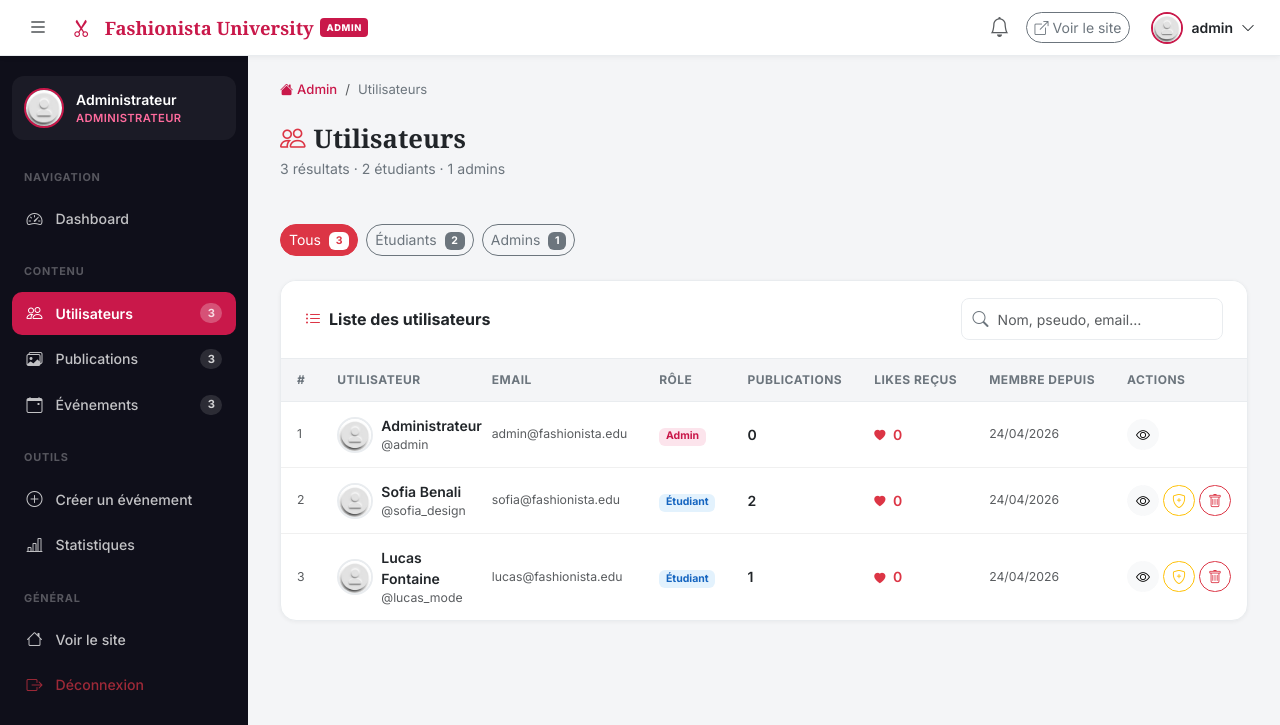
The page /admin/users.php (signed in) on the database its author committed.
### tables this page shows
CREATE TABLE `users` (
  `id`           INT(11)      NOT NULL AUTO_INCREMENT,
  `username`     VARCHAR(50)  NOT NULL UNIQUE,
  `full_name`    VARCHAR(100) NOT NULL,
  `email`        VARCHAR(150) NOT NULL UNIQUE,
  `password`     VARCHAR(255) NOT NULL,
  `bio`          TEXT,
  `avatar`       VARCHAR(255) DEFAULT 'default_avatar.png',
  `role`         ENUM('student','admin') DEFAULT 'student',
  `created_at`   DATETIME     DEFAULT CURRENT_TIMESTAMP,
  `updated_at`   DATETIME     DEFAULT CURRENT_TIMESTAMP ON UPDATE CURRENT_TIMESTAMP,
  PRIMARY KEY (`id`),
  KEY `idx_email` (`email`),
  KEY `idx_username` (`username`)
);

### includes/auth.php (called while the page is built, shortened)
<?php
function isLoggedIn(): bool {
    return isset($_SESSION['user_id']) && !empty($_SESSION['user_id']);
}
function currentUserId(): ?int {
    return isset($_SESSION['user_id']) ? (int)$_SESSION['user_id'] : null;
}
function currentUser(): ?array {
    static $user = null;
    if ($user === null) {
        $db   = getDB();
        $stmt = $db->prepare('SELECT * FROM users WHERE id = ?');
        $stmt->execute([currentUserId()]);
        $user = $stmt->fetch() ?: null;
    }
    return $user;
}
function isAdmin(): bool {
    $u = currentUser();
    return $u && $u['role'] === 'admin';
}

### admin/admin_guard.php (called while the page is built, shortened)
<?php
require_once __DIR__ . '/../includes/auth.php';
require_once __DIR__ . '/../includes/functions.php';
if (!isAdmin()) {
    setFlash('error', 'Accès réservé aux administrateurs.');
    redirect(SITE_URL . '/dashboard.php');
}

### includes/functions.php (called while the page is built, shortened)
<?php
function h(string $str): string {
    return htmlspecialchars($str, ENT_QUOTES | ENT_HTML5, 'UTF-8');
}
function csrfToken(): string {
    return $_SESSION['csrf_token'];
}
function avatarUrl(array $user): string {
    return SITE_URL . '/assets/images/default_avatar.jpg';
}
function avatarUrlFromFilename(?string $filename): string {
    return SITE_URL . '/assets/images/default_avatar.jpg';
}

### admin/users.php (the view, shortened to what this page needs)
<?php
require_once __DIR__ . '/admin_guard.php';
$activePage = 'users';
$breadcrumb = 'Utilisateurs';
$db = getDB();
$roleFilter  = $_GET['role']   ?? '';
$search      = trim($_GET['q'] ?? '');
$where  = 'WHERE 1=1';
$params = [];
$totalAll     = (int)$db->query("SELECT COUNT(*) FROM users")->fetchColumn();
$totalAdmins  = (int)$db->query("SELECT COUNT(*) FROM users WHERE role='admin'")->fetchColumn();
$totalStudents = $totalAll - $totalAdmins;
$perPage = 20;
$page    = max(1, (int)($_GET['page'] ?? 1));
$offset  = ($page - 1) * $perPage;
$stmtC   = $db->prepare("SELECT COUNT(*) FROM users $where");
$stmtC->execute($params);
$total   = (int)$stmtC->fetchColumn();
$stmt = $db->prepare(
    "SELECT u.*,
            (SELECT COUNT(*) FROM posts    WHERE user_id = u.id) AS post_count,
            (SELECT COUNT(*) FROM likes l JOIN posts p ON l.post_id = p.id WHERE p.user_id = u.id) AS likes_total
     FROM users u $where
     ORDER BY u.created_at DESC
     LIMIT $perPage OFFSET $offset"
);
$stmt->execute($params);
$users = $stmt->fetchAll();
require_once __DIR__ . '/admin_header.php';
?>
<div class="admin-page-header">
  <div>
    <h1 class="admin-page-title">
      <i class="bi bi-people text-danger me-2"></i>Utilisateurs
    </h1>
    <p class="admin-page-subtitle"><?= $total ?> résultats · <?= $totalStudents ?> étudiants · <?= $totalAdmins ?> admins</p>
  </div>
</div>
<div class="d-flex gap-2 mb-4 flex-wrap">
  <?php
  $tabs = [
    ['label' => 'Tous',       'val' => '',        'count' => $totalAll],
    ['label' => 'Étudiants',  'val' => 'student', 'count' => $totalStudents],
    ['label' => 'Admins',     'val' => 'admin',   'count' => $totalAdmins],
  ];
  foreach ($tabs as $tab):
  ?>
    <a href="?role=<?= $tab['val'] ?>&q=<?= urlencode($search) ?>"
       class="btn btn-sm <?= $roleFilter === $tab['val'] ? 'btn-danger' : 'btn-outline-secondary' ?> rounded-pill">
      <?= $tab['label'] ?>
      <span class="badge <?= $roleFilter === $tab['val'] ? 'bg-white text-danger' : 'bg-secondary' ?> ms-1">
        <?= $tab['count'] ?>
      </span>
    </a>
  <?php endforeach; ?>
</div>
<div class="admin-card">
  <div class="admin-card-header">
    <h6 class="admin-card-title">
      <i class="bi bi-list-ul text-danger"></i> Liste des utilisateurs
    </h6>
    <div class="admin-toolbar">
      <form method="GET" class="admin-search">
        <i class="bi bi-search"></i>
        <input type="text" name="q" id="tableSearch"
               value="<?= h($search) ?>"
               placeholder="Nom, pseudo, email…"
               class="form-control form-control-sm">
      </form>
    </div>
  </div>
  <div class="table-responsive">
    <table class="admin-table">
      <thead>
        <tr>
          <th>#</th>
          <th>Utilisateur</th>
          <th>Email</th>
          <th>Rôle</th>
          <th>Publications</th>
          <th>Likes reçus</th>
          <th>Membre depuis</th>
          <th>Actions</th>
        </tr>
      </thead>
      <tbody>
        <?php foreach ($users as $u): ?>
          <tr>
            <td class="text-muted small"><?= (int)$u['id'] ?></td>
            <td>
              <div class="d-flex align-items-center gap-2">
                <img src="<?= avatarUrlFromFilename($u['avatar'] ?? null) ?>"
                     class="tbl-avatar" alt="">
                <div>
                  <a href="<?= SITE_URL ?>/profile.php?id=<?= (int)$u['id'] ?>"
                     target="_blank"
                     class="fw-semibold text-dark text-decoration-none">
                    <?= h($u['full_name']) ?>
                  </a>
                  <div class="text-muted small">@<?= h($u['username']) ?></div>
                </div>
              </div>
            </td>
            <td class="text-muted small"><?= h($u['email']) ?></td>
            <td>
              <span class="badge badge-status-<?= $u['role'] === 'admin' ? 'admin' : 'student' ?>">
                <?= $u['role'] === 'admin' ? 'Admin' : 'Étudiant' ?>
              </span>
            </td>
            <td class="fw-semibold"><?= (int)$u['post_count'] ?></td>
            <td>
              <span class="text-danger fw-semibold">
                <i class="bi bi-heart-fill me-1" style="font-size:.7rem"></i>
                <?= (int)$u['likes_total'] ?>
              </span>
            </td>
            <td class="text-muted small"><?= date('d/m/Y', strtotime($u['created_at'])) ?></td>
            <td>
              <div class="d-flex gap-1">
                <a href="<?= SITE_URL ?>/profile.php?id=<?= (int)$u['id'] ?>"
                   class="btn btn-sm btn-light rounded-pill"
                   target="_blank" title="Voir le profil">
                  <i class="bi bi-eye"></i>
                </a>
                <?php if ($u['id'] !== currentUserId()): ?>
                  <?php if ($u['role'] === 'student'): ?>
                    <a href="?action=make_admin&user_id=<?= (int)$u['id'] ?>&csrf=<?= csrfToken() ?>"
                       class="btn btn-sm btn-outline-warning rounded-pill"
                       title="Promouvoir admin"
                       data-confirm="Promouvoir <?= h($u['username']) ?> en administrateur ?">
                      <i class="bi bi-shield-plus"></i>
                    </a>
                  <?php endif; ?>
                  <a href="?action=delete&user_id=<?= (int)$u['id'] ?>&csrf=<?= csrfToken() ?>"
                     class="btn btn-sm btn-outline-danger rounded-pill"
                     title="Supprimer l'utilisateur"
                     data-confirm="⚠️ Supprimer définitivement <?= h($u['username']) ?> et toutes ses données ?">
                    <i class="bi bi-trash"></i>
                  </a>
                <?php endif; ?>
              </div>
            </td>
          </tr>
        <?php endforeach; ?>
      </tbody>
    </table>
  </div>
</div>
<?php require_once __DIR__ . '/admin_footer.php'; ?>

### admin/admin_header.php (shortened to what this page needs)
<?php
$currentUser = currentUser();
$activePage  = $activePage ?? '';
$db          = getDB();
$totalUsers  = (int)$db->query('SELECT COUNT(*) FROM users')->fetchColumn();
$totalPosts  = (int)$db->query('SELECT COUNT(*) FROM posts')->fetchColumn();
$totalEvents = (int)$db->query('SELECT COUNT(*) FROM events')->fetchColumn();
?>
<!DOCTYPE html>
<html lang="fr">
<head>
  <link rel="stylesheet" href="https://cdn.jsdelivr.net/npm/bootstrap@5.3.3/dist/css/bootstrap.min.css">
  <link rel="stylesheet" href="https://cdn.jsdelivr.net/npm/bootstrap-icons@1.11.3/font/bootstrap-icons.css">
  <link rel="stylesheet" href="<?= SITE_URL ?>/assets/css/style.css">
  <link rel="stylesheet" href="<?= SITE_URL ?>/assets/css/admin.css">
</head>
<body class="admin-body">
<nav class="admin-topbar">
  <div class="d-flex align-items-center gap-3">
    <button class="btn btn-sm btn-icon" id="sidebarToggle">
      <i class="bi bi-list fs-5"></i>
    </button>
    <div class="admin-brand">
      <i class="bi bi-scissors me-2"></i><?= SITE_NAME ?>
      <span class="admin-badge">ADMIN</span>
    </div>
  </div>
  <div class="d-flex align-items-center gap-3">
    <a href="<?= SITE_URL ?>/notifications.php" class="position-relative text-muted">
      <i class="bi bi-bell fs-5"></i>
    </a>
    <a href="<?= SITE_URL ?>/index.php" target="_blank"
       class="btn btn-sm btn-outline-secondary rounded-pill d-none d-md-flex align-items-center gap-1">
      <i class="bi bi-box-arrow-up-right"></i> Voir le site
    </a>
    <div class="dropdown">
      <button class="btn d-flex align-items-center gap-2 p-1" data-bs-toggle="dropdown">
        <img src="<?= avatarUrl($currentUser) ?>" class="nav-avatar" alt="">
        <span class="d-none d-md-inline fw-semibold small"><?= h($currentUser['username']) ?></span>
        <i class="bi bi-chevron-down small"></i>
      </button>
    </div>
  </div>
</nav>
<div class="admin-wrapper">
<aside class="admin-sidebar" id="adminSidebar">
  <div class="sidebar-profile">
    <img src="<?= avatarUrl($currentUser) ?>" alt="" class="sidebar-avatar">
    <div>
      <div class="fw-semibold small text-white"><?= h($currentUser['full_name']) ?></div>
      <div class="sidebar-role">Administrateur</div>
    </div>
  </div>
  <nav class="sidebar-nav">
    <div class="sidebar-section-title">Navigation</div>
    <a href="<?= SITE_URL ?>/admin/index.php"
       class="sidebar-link <?= $activePage === 'dashboard' ? 'active' : '' ?>">
      <i class="bi bi-speedometer2"></i> Dashboard
    </a>
    <div class="sidebar-section-title mt-3">Contenu</div>
    <a href="<?= SITE_URL ?>/admin/users.php"
       class="sidebar-link <?= $activePage === 'users' ? 'active' : '' ?>">
      <i class="bi bi-people"></i> Utilisateurs
      <span class="sidebar-count"><?= $totalUsers ?></span>
    </a>
    <a href="<?= SITE_URL ?>/admin/posts.php"
       class="sidebar-link <?= $activePage === 'posts' ? 'active' : '' ?>">
      <i class="bi bi-images"></i> Publications
      <span class="sidebar-count"><?= $totalPosts ?></span>
    </a>
    <a href="<?= SITE_URL ?>/admin/events.php"
       class="sidebar-link <?= $activePage === 'events' ? 'active' : '' ?>">
      <i class="bi bi-calendar-event"></i> Événements
      <span class="sidebar-count"><?= $totalEvents ?></span>
    </a>
    <div class="sidebar-section-title mt-3">Outils</div>
    <a href="<?= SITE_URL ?>/admin/create_event.php"
       class="sidebar-link <?= $activePage === 'create_event' ? 'active' : '' ?>">
      <i class="bi bi-plus-circle"></i> Créer un événement
    </a>
    <a href="<?= SITE_URL ?>/admin/stats.php"
       class="sidebar-link <?= $activePage === 'stats' ? 'active' : '' ?>">
      <i class="bi bi-bar-chart-line"></i> Statistiques
    </a>
    <div class="sidebar-section-title mt-3">Général</div>
    <a href="<?= SITE_URL ?>/index.php" class="sidebar-link">
      <i class="bi bi-house"></i> Voir le site
    </a>
    <a href="<?= SITE_URL ?>/logout.php" class="sidebar-link text-danger-soft">
      <i class="bi bi-box-arrow-right"></i> Déconnexion
    </a>
  </nav>
</aside>
<main class="admin-main">
  <div class="admin-breadcrumb">
    <a href="<?= SITE_URL ?>/admin/index.php">
      <i class="bi bi-house-fill me-1"></i>Admin
    </a>
    <?php if (isset($breadcrumb)): ?>
      <span class="mx-2 text-muted">/</span>
      <span><?= h($breadcrumb) ?></span>
    <?php endif; ?>
  </div>

### assets/css/style.css (style rules this page uses)
:root { --clr-primary: #c9184a; --clr-primary-dk: #a01037; --clr-secondary: #ff6b9d; --clr-accent: #ffd166; --clr-dark: #1a1a2e; --clr-dark-2: #16213e; --clr-surface: #ffffff; --clr-surface-2: #f8f9fa; --clr-border: #e9ecef; --clr-text: #212529; --clr-muted: #6c757d; --font-heading: 'Playfair Display', serif; --font-body: 'Inter', sans-serif; --radius-sm: 8px; --radius-md: 16px; --radius-lg: 24px; --radius-xl: 32px; --shadow-sm: 0 1px 4px rgba(0,0,0,.06); --shadow-md: 0 4px 20px rgba(0,0,0,.1); --shadow-lg: 0 8px 40px rgba(0,0,0,.15); --transition: .25s ease; }
*, *::before, *::after { box-sizing: border-box; }
body { font-family: var(--font-body); color: var(--clr-text); background: var(--clr-surface-2); min-height: 100vh; overflow-x: hidden; }
h1, h2, h3, h4, h5 { font-family: var(--font-heading); font-weight: 700; }
a { color: var(--clr-primary); text-decoration: none; }
img { max-width: 100%; object-fit: cover; }
.nav-avatar { width: 32px; height: 32px; border-radius: 50%; object-fit: cover; border: 2px solid var(--clr-primary); }
.form-control { border-radius: var(--radius-sm); border: 1.5px solid var(--clr-border); padding: .6rem .9rem; font-size: .9rem; transition: border-color var(--transition), box-shadow var(--transition); }

### rows shown on the page
users: username "admin", full_name "Administrateur", id "1", email "admin@fashionista.edu", role "Admin", post_count "0", likes_total "0", created_at "24/04/2026"
users: label "Étudiants", count "2", id "2", full_name "Sofia Benali", username "sofia_design", email "sofia@fashionista.edu", role "Étudiant", post_count "2", likes_total "0", created_at "24/04/2026"
users: id "3", full_name "Lucas Fontaine", username "lucas_mode", email "lucas@fashionista.edu", role "Étudiant", post_count "1", likes_total "0", created_at "24/04/2026"

### other values the page prints
SITE_NAME "Fashionista University"
$totalUsers "3"
$totalPosts "3"
$totalEvents "3"
$breadcrumb "Utilisateurs"
$total "3"
$totalStudents "2"
$totalAdmins "1"
$tab['label'] "Tous"
$tab['count'] "3"
$tab['label'] "Admins"
$tab['count'] "1"
